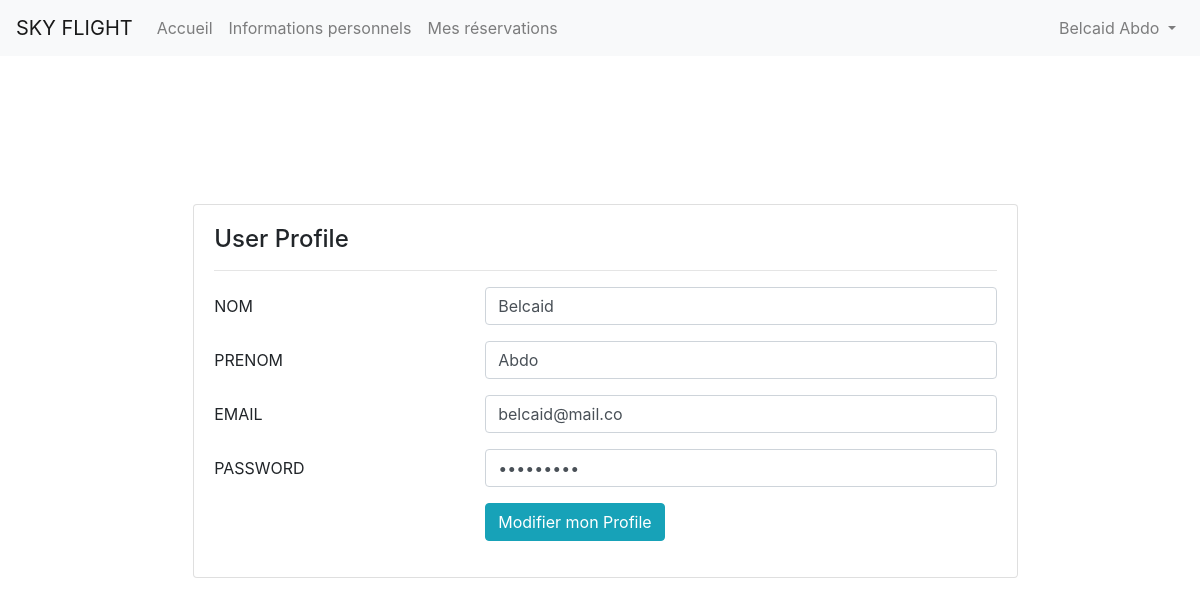
Screenshot of /view/userinfo.php (signed in) with the database file from the repository.
### tables this page shows
CREATE TABLE IF NOT EXISTS `users` (
  `id_user` int(11) NOT NULL AUTO_INCREMENT,
  `nom` varchar(50) NOT NULL,
  `prenom` varchar(50) NOT NULL,
  `email` varchar(50) NOT NULL,
  `password` varchar(30) NOT NULL,
  `statut` varchar(50) NOT NULL,
  PRIMARY KEY (`id_user`)
);

### model/usersclass.php (called while the page is built, shortened)
<?php
 class User{
		function __construct() {
			$this->conn = new mysqli("localhost","root","belcaid","gestion_reservations");
		}
		function user_show($id) {
				$query = "SELECT * from users where id_user='$id'";
				$stmt = $this->conn->prepare($query);
				$stmt->execute();
				$result = $stmt->get_result();
				return  $result;
		}
}
?>

### view/userinfo.php (the view, shortened to what this page needs)
<?php
include('../model/usersclass.php');
?>
<!DOCTYPE html>
<html lang="en">
	<?php
	include('heder.php');
	?>
	<body>
		<?php
		include('navbar.php');
		?>
		<?php
		$id = $_SESSION["id_user"];
		$user = new User();
		$res = $user -> user_show($id);
		$row = $res->fetch_assoc();
		?>
		<div style="height:100vh">
		<div class="container">
			<div class="row">
				<div style="margin: 13%;" class="col-md-9">
					<div class="card">
						<div class="card-body">
							<div class="row">
								<div class="col-md-12">
									<h4>User Profile</h4>
									<hr>
								</div>
							</div>
							<div class="row">
								<div class="col-md-12">
									<form method="POST" action="../controller/user_back.php">
										<div class="form-group row">
											<label for="username" class="col-4 col-form-label">
												NOM</label>
											<div class="col-8">
												<input id="username" name="nom" value="<?= $row['nom']; ?>"
													class="form-control here" required="required" type="text">
											</div>
										</div>
										<div class="form-group row">
											<label for="name" class="col-4 col-form-label">PRENOM</label>
											<div class="col-8">
												<input id="name" name="prenom" value="<?= $row['prenom']; ?>"
													class="form-control here" type="text">
											</div>
										</div>
										<div class="form-group row">
											<label for="lastname" class="col-4 col-form-label">EMAIL</label>
											<div class="col-8">
												<input id="lastname" name="mail" value="<?= $row['email']; ?>"
													class="form-control here" type="email">
											</div>
										</div>
										<div class="form-group row">
											<label for="text" class="col-4 col-form-label">PASSWORD</label>
											<div class="col-8">
												<input id="text" name="password" value="<?= $row['password']; ?>"
													class="form-control here" required="required" type="password">
											</div>
										</div>
										<div class="form-group row">
											<div class="offset-4 col-8">
												<button name="update_user_info" type="submit"
													class="btn btn-info btn-xs">Modifier mon Profile</button>
											</div>
										</div>
									</form>
								</div>
							</div>
						</div>
					</div>
				</div>
			</div>
		</div>
	</div>
</body>
</html>

### rows the page displays
users: nom "Belcaid", prenom "Abdo", mail "belcaid@mail.co"

### other values shown
$_SESSION["nom"] "Belcaid"
$_SESSION["prenom"] "Abdo"
